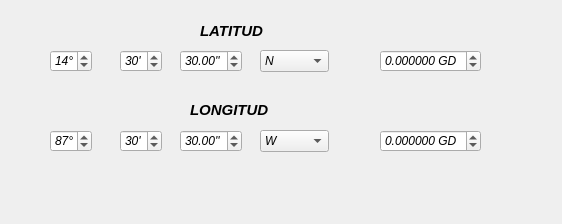
<?xml version="1.0" encoding="UTF-8"?>
<ui version="4.0">
 <class>CalLatLongDialogBase</class>
 <widget class="QDialog" name="CalLatLongDialogBase">
  <property name="geometry">
   <rect>
    <x>0</x>
    <y>0</y>
    <width>562</width>
    <height>224</height>
   </rect>
  </property>
  <property name="windowTitle">
   <string>Calculadora Lat/Long</string>
  </property>
  <widget class="QLabel" name="label">
   <property name="geometry">
    <rect>
     <x>200</x>
     <y>20</y>
     <width>101</width>
     <height>21</height>
    </rect>
   </property>
   <property name="font">
    <font>
     <pointsize>11</pointsize>
     <weight>75</weight>
     <italic>true</italic>
     <bold>true</bold>
     <underline>false</underline>
    </font>
   </property>
   <property name="text">
    <string>LATITUD</string>
   </property>
  </widget>
  <widget class="QSpinBox" name="spbLatG">
   <property name="geometry">
    <rect>
     <x>50</x>
     <y>50</y>
     <width>42</width>
     <height>22</height>
    </rect>
   </property>
   <property name="font">
    <font>
     <italic>true</italic>
    </font>
   </property>
   <property name="suffix">
    <string>°</string>
   </property>
   <property name="maximum">
    <number>90</number>
   </property>
   <property name="value">
    <number>14</number>
   </property>
  </widget>
  <widget class="QSpinBox" name="spbLatM">
   <property name="geometry">
    <rect>
     <x>120</x>
     <y>50</y>
     <width>42</width>
     <height>22</height>
    </rect>
   </property>
   <property name="font">
    <font>
     <italic>true</italic>
    </font>
   </property>
   <property name="suffix">
    <string>'</string>
   </property>
   <property name="maximum">
    <number>59</number>
   </property>
   <property name="value">
    <number>30</number>
   </property>
  </widget>
  <widget class="QDoubleSpinBox" name="spbLatS">
   <property name="geometry">
    <rect>
     <x>180</x>
     <y>50</y>
     <width>62</width>
     <height>22</height>
    </rect>
   </property>
   <property name="font">
    <font>
     <italic>true</italic>
    </font>
   </property>
   <property name="prefix">
    <string/>
   </property>
   <property name="suffix">
    <string>''</string>
   </property>
   <property name="maximum">
    <double>60.000000000000000</double>
   </property>
   <property name="value">
    <double>30.000000000000000</double>
   </property>
  </widget>
  <widget class="QComboBox" name="cmbLatH">
   <property name="geometry">
    <rect>
     <x>260</x>
     <y>50</y>
     <width>69</width>
     <height>22</height>
    </rect>
   </property>
   <property name="font">
    <font>
     <italic>true</italic>
    </font>
   </property>
   <item>
    <property name="text">
     <string>N</string>
    </property>
   </item>
   <item>
    <property name="text">
     <string>S</string>
    </property>
   </item>
  </widget>
  <widget class="QDoubleSpinBox" name="spbLatGD">
   <property name="geometry">
    <rect>
     <x>380</x>
     <y>50</y>
     <width>101</width>
     <height>22</height>
    </rect>
   </property>
   <property name="font">
    <font>
     <italic>true</italic>
    </font>
   </property>
   <property name="suffix">
    <string> GD</string>
   </property>
   <property name="decimals">
    <number>6</number>
   </property>
   <property name="minimum">
    <double>-90.000000000000000</double>
   </property>
   <property name="maximum">
    <double>90.000000000000000</double>
   </property>
  </widget>
  <widget class="QDoubleSpinBox" name="spbLonGD">
   <property name="geometry">
    <rect>
     <x>380</x>
     <y>130</y>
     <width>101</width>
     <height>22</height>
    </rect>
   </property>
   <property name="font">
    <font>
     <italic>true</italic>
    </font>
   </property>
   <property name="suffix">
    <string> GD</string>
   </property>
   <property name="decimals">
    <number>6</number>
   </property>
   <property name="minimum">
    <double>-180.000000000000000</double>
   </property>
   <property name="maximum">
    <double>180.000000000000000</double>
   </property>
  </widget>
  <widget class="QLabel" name="label_2">
   <property name="geometry">
    <rect>
     <x>190</x>
     <y>100</y>
     <width>131</width>
     <height>20</height>
    </rect>
   </property>
   <property name="font">
    <font>
     <pointsize>11</pointsize>
     <weight>75</weight>
     <italic>true</italic>
     <bold>true</bold>
     <underline>false</underline>
    </font>
   </property>
   <property name="text">
    <string>LONGITUD</string>
   </property>
  </widget>
  <widget class="QSpinBox" name="spbLonG">
   <property name="geometry">
    <rect>
     <x>50</x>
     <y>130</y>
     <width>42</width>
     <height>22</height>
    </rect>
   </property>
   <property name="font">
    <font>
     <italic>true</italic>
    </font>
   </property>
   <property name="suffix">
    <string>°</string>
   </property>
   <property name="maximum">
    <number>180</number>
   </property>
   <property name="value">
    <number>87</number>
   </property>
  </widget>
  <widget class="QDoubleSpinBox" name="spbLonS">
   <property name="geometry">
    <rect>
     <x>180</x>
     <y>130</y>
     <width>62</width>
     <height>22</height>
    </rect>
   </property>
   <property name="font">
    <font>
     <italic>true</italic>
    </font>
   </property>
   <property name="prefix">
    <string/>
   </property>
   <property name="suffix">
    <string>''</string>
   </property>
   <property name="maximum">
    <double>60.000000000000000</double>
   </property>
   <property name="value">
    <double>30.000000000000000</double>
   </property>
  </widget>
  <widget class="QSpinBox" name="spbLonM">
   <property name="geometry">
    <rect>
     <x>120</x>
     <y>130</y>
     <width>42</width>
     <height>22</height>
    </rect>
   </property>
   <property name="font">
    <font>
     <italic>true</italic>
    </font>
   </property>
   <property name="suffix">
    <string>'</string>
   </property>
   <property name="maximum">
    <number>59</number>
   </property>
   <property name="value">
    <number>30</number>
   </property>
  </widget>
  <widget class="QComboBox" name="cmbLonH">
   <property name="geometry">
    <rect>
     <x>260</x>
     <y>130</y>
     <width>69</width>
     <height>22</height>
    </rect>
   </property>
   <property name="font">
    <font>
     <italic>true</italic>
    </font>
   </property>
   <item>
    <property name="text">
     <string>W</string>
    </property>
   </item>
   <item>
    <property name="text">
     <string>E</string>
    </property>
   </item>
  </widget>
 </widget>
 <resources/>
 <connections/>
</ui>
